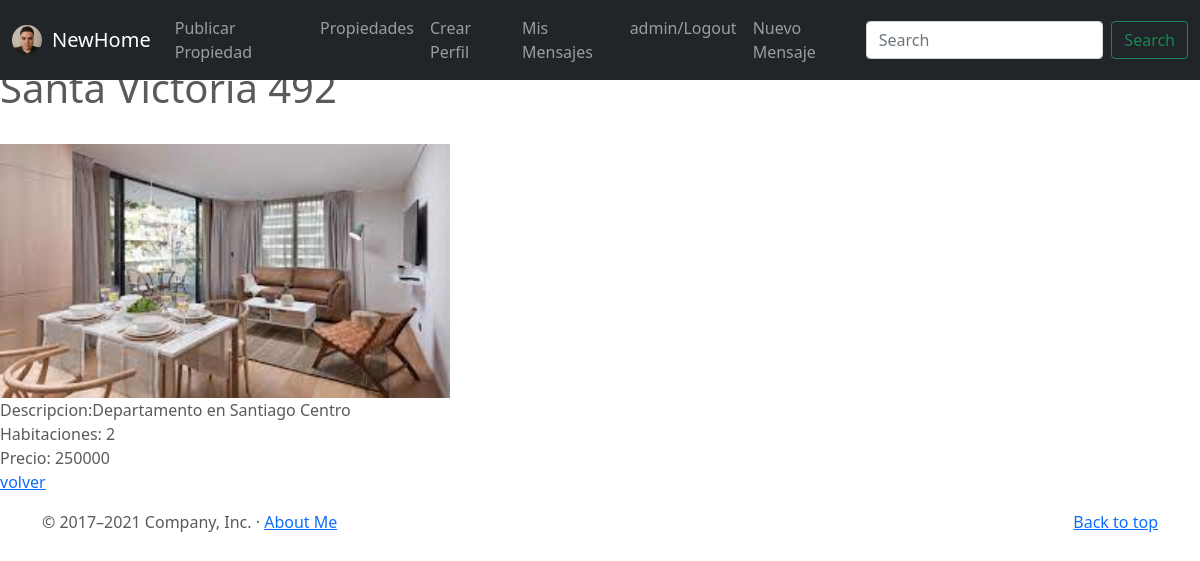
Page /propiedades/11/detail (signed in) on the committed database.
### NewHome/models.py (models this page shows, shortened)
class Profile(models.Model):
    user = models.OneToOneField(to=User, on_delete=models.CASCADE, related_name="profile")
    Nombre = models.CharField(max_length=100)
    Descripcion = models.CharField(max_length=100)
    Email = models.EmailField(blank=True)
    Web = models.URLField(null=True,blank=True)
    imagen = models.ImageField(upload_to="profiles")

class Propiedades(models.Model):
    Propiedad_Descripcion = models.CharField(max_length=200)
    Propiedad_Direccion =  models.CharField(max_length=200)
    Numero_Habitaciones = models.PositiveIntegerField()
    Propiedad_Costo = models.PositiveIntegerField()
    publisher = models.ForeignKey(to=User, on_delete=models.CASCADE, related_name="publisher")
    imagen = models.ImageField(upload_to="propiedades", null=False, blank=False)
    Fecha_Publicacion = models.DateField(auto_now_add = True)

### NewHome/views.py (the view)
# urls.py: path('propiedades/<pk>/detail', PropiedadesDetail.as_view(), name="propiedades-detail"),
class PropiedadesDetail(DetailView):
    model = Propiedades

### NewHome/templates/NewHome/propiedades_detail.html
{% extends "NewHome/base.html" %}
{% block main %}
<p>
    <h1>{{object.Propiedad_Direccion}}</h1>
    <br>
    {% if object.imagen %}
      <img src="{{ object.imagen.url }}" width="450px" height="100%">
    {% endif %}
    <br>
    Descripcion:{{object.Propiedad_Descripcion}}
    <br>
    Habitaciones: {{object.Numero_Habitaciones}}
    <br>
    Precio: {{object.Propiedad_Costo}}
    <br>
    <a href="{% url 'propiedades-list' %}"> volver</a>
</p>
{% endblock %}

### NewHome/templates/NewHome/base.html (shortened to what this page needs)
<!DOCTYPE html>
<html lang="en">
<head>
    {% load static %}
<link href="{% static 'NewHome/css/bootstrap.min.css' %}" rel="stylesheet">
    <link href="{% static 'NewHome/css/carousel.css' %}" rel="stylesheet">
  </head>
  <body>
<header>
  <nav class="navbar navbar-expand-md navbar-dark fixed-top bg-dark">
    <div class="container-fluid">
      {% if user.is_authenticated %}
        <a href="{% url 'profile-update' user.id %}">
        <img src="{{user.profile.imagen.url}}" height="100%" width="30px" style="border-radius: 50%; margin-right:10px">
        </a>
      {% endif %}
        <a class="navbar-brand" href="{% url 'index' %}">NewHome</a>
      <div class="collapse navbar-collapse" id="navbarCollapse">
        <ul class="navbar-nav me-auto mb-2 mb-md-0">
          <li class="nav-item">
            <a class="nav-link" href="{% url 'propiedades-create' %}">Publicar Propiedad</a>
          <li class="nav-item">
            <a class="nav-link" href="{% url 'propiedades-list' %}">Propiedades</a>
           </li>
            {% if user.is_authenticated %}
                <li class="nav-item">
                  <a class="nav-link" href="{% url 'profile-create' %}"> Crear Perfil</a>
                </li>
                <li class="nav-item">
                  <a class="nav-link" href="{% url 'mensaje-list' %}"> Mis Mensajes</a>
                </li>
                <li class="nav-item">
                  <a class="nav-link" href="{% url 'logout' %}"> {{user.username}}/Logout</a>
                </li>
              {% endif %}
                <li class="nav-item">
                  <a class="nav-link" href="{% url 'mensaje-create' %}">Nuevo Mensaje</a>
                </li>
        </ul>
        <form class="d-flex">
          <input class="form-control me-2" type="search" placeholder="Search" aria-label="Search">
          <button class="btn btn-outline-success" type="submit">Search</button>
        </form>
      </div>
    </div>
  </nav>
</header>
{% block main %}
{% endblock%}
  <footer class="container">
    <p class="float-end"><a href="{% url 'index' %}">Back to top</a></p>
    <p>© 2017–2021 Company, Inc. · <a href="{% url 'AboutMe' %}">About Me
    </a>
  </footer>
  </body>
</html>

### NewHome/static/NewHome/css/carousel.css (style rules this page uses)
body { padding-top: 3rem; padding-bottom: 3rem; color: #5a5a5a; }

### rows in the picture
Propiedades: Propiedad_Direccion "Santa Victoria 492", imagen (picture), Propiedad_Descripcion "Departamento en Santiago Centro", Numero_Habitaciones "2", Propiedad_Costo "250000"

### other values in the picture
{{ user.username }} "admin"
